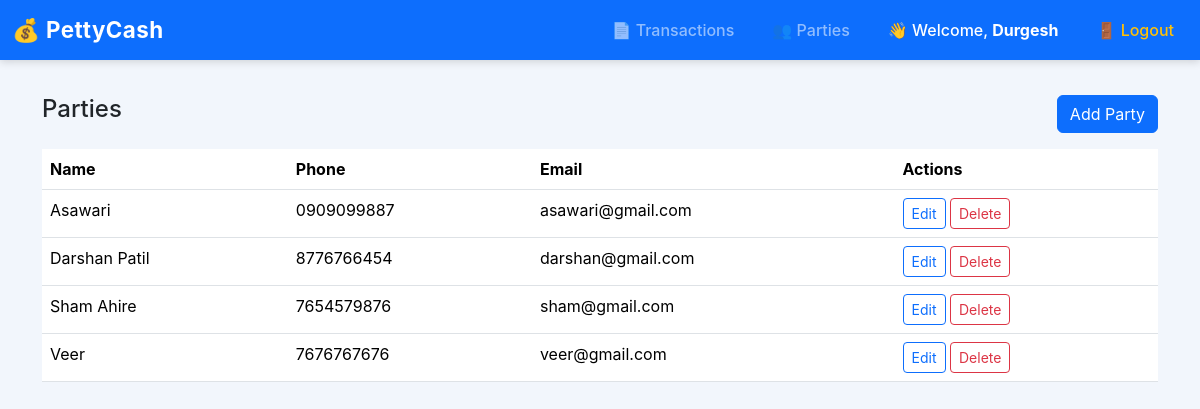
The app's page /transactions/parties/ (signed in) with its own data.
### transactions/models.py (models this page shows, shortened)
class Party(models.Model):
    name = models.CharField(max_length=200)
    phone = models.CharField(max_length=20, blank=True, null=True)
    email = models.EmailField(blank=True, null=True)
    address = models.TextField(blank=True, null=True)
    created_at = models.DateTimeField(auto_now_add=True)

### transactions/views.py (the view)
# urls.py: path('parties/', views.party_list, name='party_list'),
@login_required
def party_list(request):
    parties = Party.objects.all().order_by('name')
    return render(request, 'transactions/party_list.html', {'parties': parties})

### templates/transactions/party_list.html
{% extends 'base.html' %}
{% block content %}
<div class="d-flex justify-content-between">
  <h4>Parties</h4>
  <a href="{% url 'transactions:party_add' %}" class="btn btn-primary">Add Party</a>
</div>
<table class="table mt-3">
  <thead><tr><th>Name</th><th>Phone</th><th>Email</th><th>Actions</th></tr></thead>
  <tbody>
    {% for p in parties %}
    <tr>
      <td>{{ p.name }}</td>
      <td>{{ p.phone }}</td>
      <td>{{ p.email }}</td>
      <td>
        <a href="{% url 'transactions:party_edit' p.pk %}" class="btn btn-sm btn-outline-primary">Edit</a>
        <a href="{% url 'transactions:party_delete' p.pk %}" class="btn btn-sm btn-outline-danger">Delete</a>
      </td>
    </tr>
    {% empty %}
    <tr><td colspan="4">No parties yet.</td></tr>
    {% endfor %}
  </tbody>
</table>
{% endblock %}

### templates/base.html (shortened to what this page needs)
<!doctype html>
<html lang="en">
<head>
  <link href="https://cdn.jsdelivr.net/npm/bootstrap@5.3.2/dist/css/bootstrap.min.css" rel="stylesheet">
  {% load static %}
  <link rel="stylesheet" href="{% static 'css/style.css' %}">
</head>
<body>
<nav class="navbar navbar-expand-lg navbar-dark bg-primary">
  <div class="container-fluid">
    <a class="navbar-brand" href="{% url 'core:dashboard' %}">💰 PettyCash</a>
    <div class="collapse navbar-collapse" id="navmenu">
      <ul class="navbar-nav ms-auto">
        {% if user.is_authenticated %}
          <li class="nav-item"><a class="nav-link" href="{% url 'transactions:transaction_list' %}">📄 Transactions</a></li>
          <li class="nav-item"><a class="nav-link" href="{% url 'transactions:party_list' %}">👥 Parties</a></li>
            <li class="nav-item">
                <span class="nav-link text-white">
                    👋 Welcome, <b>{{ user.username }}</b>
                </span>
            </li>
            <li class="nav-item">
                <a class="nav-link text-warning" href="{% url 'accounts:logout' %}">🚪 Logout</a>
            </li>
        {% else %}
            <li class="nav-item"><a class="nav-link" href="{% url 'accounts:login' %}">🔐 Login</a></li>
        {% endif %}
      </ul>
    </div>
  </div>
</nav>
<div class="container">
  {% block content %}{% endblock %}
</div>
</body>
</html>

### static/css/style.css (style rules this page uses)
body { padding-bottom: 50px; }

### templates/base.html (style rules this page uses)
body { background: #f2f6fc; font-family: 'Inter', sans-serif; }
.navbar { box-shadow: 0px 2px 8px rgba(0,0,0,0.15); }
.navbar-brand { font-weight: 700; font-size: 1.4rem; letter-spacing: .4px; }
.nav-link { font-weight: 500; margin-left: 10px; border-radius: 6px; padding: 8px 14px !important; transition: 0.2s; }
.container { margin-top: 35px; }

### records on screen
Party: name "Asawari", phone "0909099887", email "asawari@gmail.com"
Party: name "Darshan Patil", phone "8776766454", email "darshan@gmail.com"
Party: name "Sham Ahire", phone "7654579876", email "sham@gmail.com"
Party: name "Veer", phone "7676767676", email "veer@gmail.com"

### other values on screen
{{ user.username }} "Durgesh"
